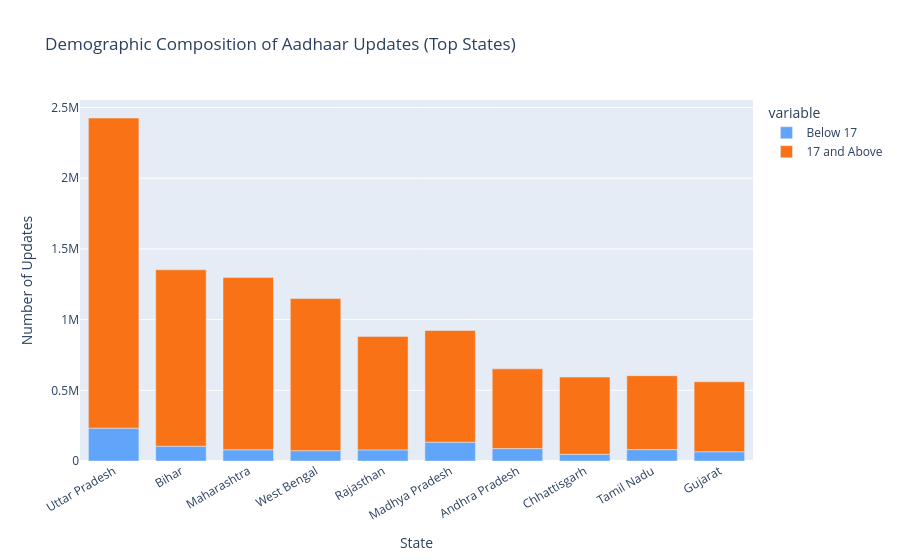

The code cell stored with this chart in its notebook:
### Markdown cell above
### Demographic Composition of Aadhaar Updates by State

### Code cell
# 1. Remove duplicate columns (critical)
df = demo.loc[:, ~demo.columns.duplicated()].copy()

# 2. Clean state column
df['state'] = df['state'].astype(str).str.strip()
df = df[df['state'].str.lower() != 'nan']

# 3. Keep only required columns
df = df[['state', 'demo_age_5_17', 'demo_age_17_']]

# 4. Aggregate by state
state_age = df.groupby('state', as_index=False).sum()

# 5. Take top 10 states by adult updates
state_age = state_age.sort_values(
    'demo_age_17_', ascending=False
).head(10)

# 6. Plot stacked bar (your original structure)
fig3 = px.bar(
    state_age,
    x='state',
    y=['demo_age_5_17', 'demo_age_17_'],
    title="Demographic Composition of Aadhaar Updates (Top States)",
    labels={'value': 'Number of Updates', 'state': 'State'},
    color_discrete_map={
        'demo_age_5_17': '#60a5fa',
        'demo_age_17_': '#f97316'
    }
)

# 7. Clean legend labels
fig3.for_each_trace(
    lambda t: t.update(
        name='Below 17' if t.name == 'demo_age_5_17' else '17 and Above'
    )
)

# 8. Readability tweaks
fig3.update_layout(
    xaxis_tickangle=-30,
    bargap=0.25
)

fig3.show()

### Figure 1 — Plotly figure (JSON) as saved in the notebook; plotly's stock layout.template omitted (floating-point values rounded to 4 significant figures)
{"data": [{"alignmentgroup": "True", "hovertemplate": "variable=demo_age_5_17<br>State=%{x}<br>Number of Updates=%{y}<extra></extra>", "legendgroup": "demo_age_5_17", "marker": {"color": "#60a5fa", "pattern": {"shape": ""}}, "name": "Below 17", "offsetgroup": "demo_age_5_17", "orientation": "v", "showlegend": true, "textposition": "auto", "type": "bar", "x": ["Uttar Pradesh", "Bihar", "Maharashtra", "West Bengal", "Rajasthan", "Madhya Pradesh", "Andhra Pradesh", "Chhattisgarh", "Tamil Nadu", "Gujarat"], "xaxis": "x", "y": [232183, 104773, 79380, 73316, 78596, 132968, 87559, 47665, 80454, 65584], "yaxis": "y"}, {"alignmentgroup": "True", "hovertemplate": "variable=demo_age_17_<br>State=%{x}<br>Number of Updates=%{y}<extra></extra>", "legendgroup": "demo_age_17_", "marker": {"color": "#f97316", "pattern": {"shape": ""}}, "name": "17 and Above", "offsetgroup": "demo_age_17_", "orientation": "v", "showlegend": true, "textposition": "auto", "type": "bar", "x": ["Uttar Pradesh", "Bihar", "Maharashtra", "West Bengal", "Rajasthan", "Madhya Pradesh", "Andhra Pradesh", "Chhattisgarh", "Tamil Nadu", "Gujarat"], "xaxis": "x", "y": [2193412, 1247707, 1219277, 1075516, 802614, 790471, 564192, 546006, 523027, 494746], "yaxis": "y"}], "layout": {"bargap": 0.25, "barmode": "relative", "legend": {"title": {"text": "variable"}, "tracegroupgap": 0}, "title": {"text": "Demographic Composition of Aadhaar Updates (Top States)"}, "xaxis": {"anchor": "y", "domain": [0, 1], "tickangle": -30, "title": {"text": "State"}}, "yaxis": {"anchor": "x", "domain": [0, 1], "title": {"text": "Number of Updates"}}}}
